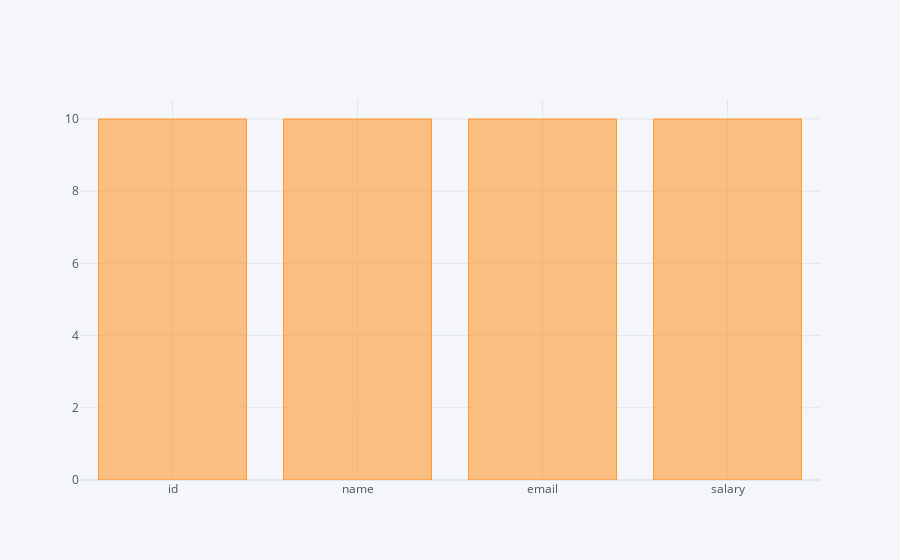

The notebook cell saved with this chart:
### Code cell
df.count().iplot(kind='bar')

### Figure 1 — Plotly figure (JSON) as saved in the notebook; plotly's stock layout.template omitted (floating-point values rounded to 4 significant figures)
{"data": [{"marker": {"color": "rgba(255, 153, 51, 0.6)", "line": {"color": "rgba(255, 153, 51, 1.0)", "width": 1}}, "name": "None", "orientation": "v", "text": "", "type": "bar", "x": ["id", "name", "email", "salary"], "y": [10, 10, 10, 10]}], "layout": {"legend": {"bgcolor": "#F5F6F9", "font": {"color": "#4D5663"}}, "paper_bgcolor": "#F5F6F9", "plot_bgcolor": "#F5F6F9", "title": {"font": {"color": "#4D5663"}}, "xaxis": {"gridcolor": "#E1E5ED", "showgrid": true, "tickfont": {"color": "#4D5663"}, "title": {"font": {"color": "#4D5663"}, "text": ""}, "zerolinecolor": "#E1E5ED"}, "yaxis": {"gridcolor": "#E1E5ED", "showgrid": true, "tickfont": {"color": "#4D5663"}, "title": {"font": {"color": "#4D5663"}, "text": ""}, "zerolinecolor": "#E1E5ED"}}}
